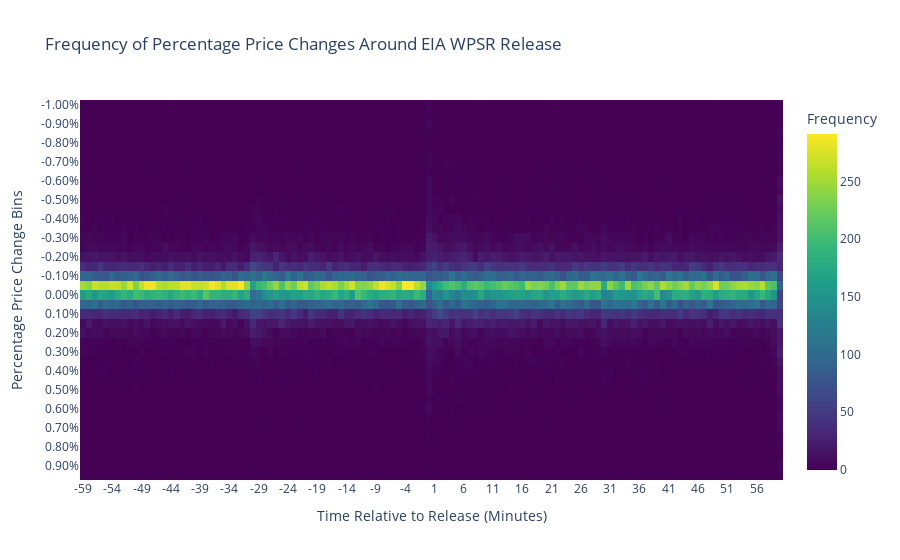

The cell this chart's notebook holds for it:
### Markdown cell above
#gonna ignore the huge uptick at +60 b/c im assuming it's the large institutional algos kicking in after market settles from EIA relase.

### Code cell
import numpy as np
# Assume price_window_60min dataframe is already loaded and has 'Datetime', 'Close', and 'Release_Datetime' columns

# 1. Calculate Price Changes Relative to Pre-Release Minute
price_window_60min['Time_Delta_Minutes'] = price_window_60min.index - price_window_60min['Release_Datetime']
price_window_60min['Time_Delta_Minutes'] = price_window_60min['Time_Delta_Minutes'].apply(lambda td: td.total_seconds() / 60)
price_window_60min['Price_Change'] = price_window_60min.groupby('Release_Datetime')['Close'].transform(lambda x: x - x.shift(1))
price_window_60min['Percent_Change'] = price_window_60min.groupby('Release_Datetime')['Close'].pct_change() * 100

price_window_60min = price_window_60min.dropna(subset=['Percent_Change']) # Remove rows where shift resulted in NaN

# 2. Define Time Intervals and Price Change Bins for Heatmap
time_intervals = sorted(price_window_60min['Time_Delta_Minutes'].unique())
price_change_bins = np.linspace(-1, 1, num=41) # Example: Bins from -1% to +1% in 0.05% increments, adjust as needed
price_change_labels = [f'{bin_val:.2f}%' for bin_val in price_change_bins] # Labels for bins

# 3.  Bin Price Changes and Count Frequencies
price_window_60min['Price_Change_Bin'] = pd.cut(price_window_60min['Percent_Change'], bins=price_change_bins, labels=price_change_labels[:-1], include_lowest=True)

display(price_window_60min)

heatmap_data = price_window_60min.groupby(['Price_Change_Bin', 'Time_Delta_Minutes']).size().unstack(fill_value=0)

# Reindex columns and rows to ensure all intervals and bins are present, even if count is zero
heatmap_data = heatmap_data.reindex(columns=time_intervals, fill_value=0)
heatmap_data = heatmap_data.reindex(index=price_change_labels[:-1], fill_value=0)
display(heatmap_data)

# 4. Create Interactive Heatmap with Plotly
fig_heatmap = go.Figure(data=go.Heatmap(
    z=heatmap_data.values,
    x=heatmap_data.columns,
    y=heatmap_data.index,
    colorscale='Viridis', # Choose a colorscale that suits your preference
    colorbar=dict(title='Frequency')
))

fig_heatmap.update_layout(
    title='Frequency of Percentage Price Changes Around EIA WPSR Release',
    xaxis_title='Time Relative to Release (Minutes)',
    yaxis_title='Percentage Price Change Bins',
    yaxis=dict(autorange="reversed"), # Invert y-axis to have positive changes at the top
    xaxis=dict(tickvals=time_intervals[::5], ticktext=[int(x) for x in time_intervals[::5]]) # Show x-axis ticks every 5 minutes
)

fig_heatmap.show()

### Figure 1 — Plotly figure (JSON) as saved in the notebook; plotly's stock layout.template omitted (floating-point values rounded to 4 significant figures; data arrays with more than 128 entries replaced by an {"elided": "..."} marker saying what was removed)
{"data": [{"colorbar": {"title": {"text": "Frequency"}}, "colorscale": [[0, "#440154"], [0.1111, "#482878"], [0.2222, "#3e4989"], [0.3333, "#31688e"], [0.4444, "#26828e"], [0.5556, "#1f9e89"], [0.6667, "#35b779"], [0.7778, "#6ece58"], [0.8889, "#b5de2b"], [1, "#fde725"]], "type": "heatmap", "x": [-59.0, -58.0, -57.0, -56.0, -55.0, -54.0, -53.0, -52.0, -51.0, -50.0, -49.0, -48.0, -47.0, -46.0, -45.0, -44.0, -43.0, -42.0, -41.0, -40.0, -39.0, -38.0, -37.0, -36.0, -35.0, -34.0, -33.0, -32.0, -31.0, -30.0, -29.0, -28.0, -27.0, -26.0, -25.0, -24.0, -23.0, -22.0, -21.0, -20.0, -19.0, -18.0, -17.0, -16.0, -15.0, -14.0, -13.0, -12.0, -11.0, -10.0, -9.0, -8.0, -7.0, -6.0, -5.0, -4.0, -3.0, -2.0, -1.0, 0.0, 1.0, 2.0, 3.0, 4.0, 5.0, 6.0, 7.0, 8.0, 9.0, 10.0, 11.0, 12.0, 13.0, 14.0, 15.0, 16.0, 17.0, 18.0, 19.0, 20.0, 21.0, 22.0, 23.0, 24.0, 25.0, 26.0, 27.0, 28.0, 29.0, 30.0, 31.0, 32.0, 33.0, 34.0, 35.0, 36.0, 37.0, 38.0, 39.0, 40.0, 41.0, 42.0, 43.0, 44.0, 45.0, 46.0, 47.0, 48.0, 49.0, 50.0, 51.0, 52.0, 53.0, 54.0, 55.0, 56.0, 57.0, 58.0, 59.0, 60.0], "y": ["-1.00%", "-0.95%", "-0.90%", "-0.85%", "-0.80%", "-0.75%", "-0.70%", "-0.65%", "-0.60%", "-0.55%", "-0.50%", "-0.45%", "-0.40%", "-0.35%", "-0.30%", "-0.25%", "-0.20%", "-0.15%", "-0.10%", "-0.05%", "0.00%", "0.05%", "0.10%", "0.15%", "0.20%", "0.25%", "0.30%", "0.35%", "0.40%", "0.45%", "0.50%", "0.55%", "0.60%", "0.65%", "0.70%", "0.75%", "0.80%", "0.85%", "0.90%", "0.95%"], "z": {"elided": "40x120 int values"}}], "layout": {"title": {"text": "Frequency of Percentage Price Changes Around EIA WPSR Release"}, "xaxis": {"ticktext": [-59, -54, -49, -44, -39, -34, -29, -24, -19, -14, -9, -4, 1, 6, 11, 16, 21, 26, 31, 36, 41, 46, 51, 56], "tickvals": [-59, -54, -49, -44, -39, -34, -29, -24, -19, -14, -9, -4, 1, 6, 11, 16, 21, 26, 31, 36, 41, 46, 51, 56], "title": {"text": "Time Relative to Release (Minutes)"}}, "yaxis": {"autorange": "reversed", "title": {"text": "Percentage Price Change Bins"}}}}
